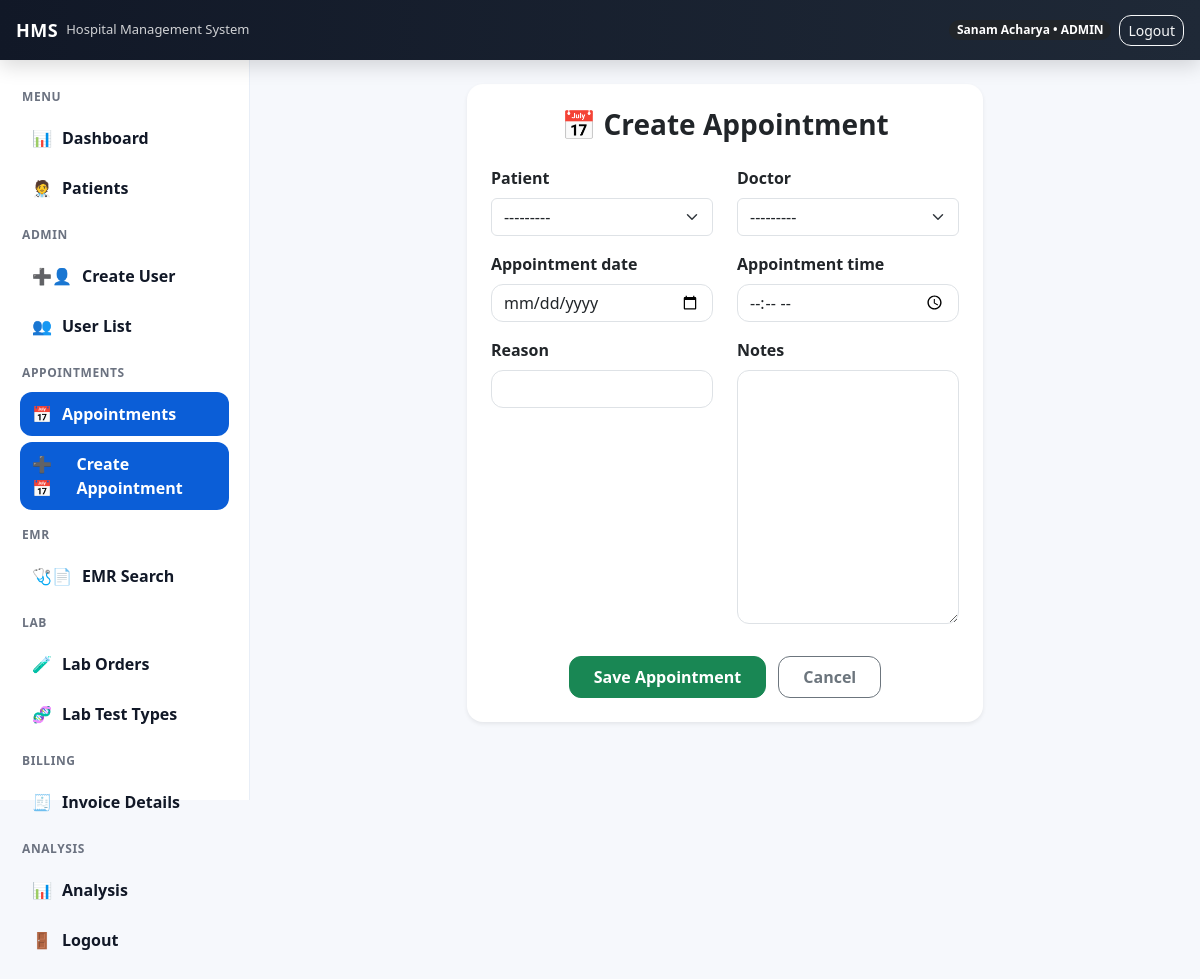
/appointments/create/ (signed in), run on the app's committed database.
### accounts/models.py (models this page shows, shortened)
class User(AbstractUser):
    class Role(models.TextChoices):
        ADMIN = 'ADMIN', 'Admin'
        DOCTOR = 'DOCTOR', 'Doctor'
        NURSE = 'NURSE', 'Nurse'
        RECEPTION = 'RECEPTION', 'Reception'
        LAB = 'LAB', 'Lab'
        PHARMACY = 'PHARMACY', 'Pharmacy'
        HR = 'HR', 'HR'
        CASHIER = "CASHIER", "Cashier"
        ACCOUNTANT = "ACCOUNTANT", "Accountant"
    full_name = models.CharField(max_length=150)
    phone_number = models.CharField(max_length=20, blank=True)
    email = models.EmailField(unique=True)
    role = models.CharField(max_length=20, choices=Role.choices, default=Role.RECEPTION)
    department = models.ForeignKey(
        Department, on_delete=models.SET_NULL, null=True, blank=True
    )
    specialization = models.ForeignKey(
        "Specialization",
        on_delete=models.SET_NULL,
        null=True,
        blank=True,
        related_name="doctors"
    )

class Patient(models.Model):
    patient_id = models.CharField(max_length=20, unique=True, editable=False)
    full_name = models.CharField(max_length=150)
    phone_number = models.CharField(max_length=20, blank=True)
    email = models.EmailField(blank=True, null=True)
    address = models.CharField(max_length=255, blank=True)
    gender = models.CharField(max_length=10, choices=[("MALE", "Male"), ("FEMALE", "Female"), ("OTHER", "Other")], blank=True)
    dob = models.DateField(blank=True, null=True)
    created_at = models.DateTimeField(auto_now_add=True)
    assigned_doctor = models.ForeignKey(
        settings.AUTH_USER_MODEL,
        on_delete=models.SET_NULL,
        null=True,
        blank=True,
        related_name="assigned_patients",
        limit_choices_to={"role": "DOCTOR"}
    )
    def __str__(self):
        return f"{self.patient_id} - {self.full_name}"

### accounts/views.py (the view)
# urls.py: path('appointments/create/', appointment_create_view, name='appointment_create'),
@login_required
@roles_required('ADMIN', 'RECEPTION')
def appointment_create_view(request):
    form = AppointmentForm(request.POST or None)
    if request.method == "POST" and form.is_valid():
        form.save()
        messages.success(request, "Appointment created successfully")
        return redirect("appointment_list")
    return render(request, "accounts/appointment_create.html", {"form": form})

### accounts/forms.py (shortened to what this page needs)
class AppointmentForm(forms.ModelForm):
    class Meta:
        model = Appointment
        fields = [
            'patient',
            'doctor',
            'appointment_date',
            'appointment_time',
            'reason',
            'notes',
        ]
        widgets = {
            "appointment_date": forms.DateInput(attrs={"type": "date"}),
            "appointment_time": forms.TimeInput(attrs={"type": "time"}),
        }

### templates/accounts/appointment_create.html (shortened to what this page needs)
{% extends "base.html" %}
{% block content %}
<div class="row justify-content-center">
    <div class="col-lg-8 col-xl-7">
        <div class="card p-4 shadow-sm border-0" style="border-radius:16px;">
            <h3 class="fw-bold mb-4 text-center">
                📅 Create Appointment
            </h3>
            <form method="post">
                <div class="row">
                    {% for field in form %}
                    <div class="col-md-6 mb-3">
                        <label class="form-label fw-semibold">
                            {{ field.label }}
                        </label>
                        {{ field }}
                    </div>
                    {% endfor %}
                </div>
                <div class="text-center mt-3">
                    <button class="btn btn-success px-4 py-2"
                            style="border-radius:12px;font-weight:600;">
                        Save Appointment
                    </button>
                    <a class="btn btn-outline-secondary px-4 py-2 ms-2"
                       style="border-radius:12px;font-weight:600;"
                       href="{% url 'appointment_list' %}">
                       Cancel
                    </a>
                </div>
            </form>
        </div>
    </div>
</div>
{% endblock %}

### templates/base.html (shortened to what this page needs)
{% load static %}
<!doctype html>
<html lang="en">
<head>
  <link href="https://cdn.jsdelivr.net/npm/bootstrap@5.3.3/dist/css/bootstrap.min.css" rel="stylesheet">
  <link rel="stylesheet" href="{% static 'css/style.css' %}">
</head>
<body class="hms-body">
  <header class="hms-topbar">
    <div class="container-fluid d-flex align-items-center justify-content-between px-3">
      <div class="d-flex align-items-center gap-2">
        <div class="hms-brand">HMS</div>
        <span class="hms-subtitle">Hospital Management System</span>
      </div>
      <div class="d-flex align-items-center gap-2">
        {% if user.is_authenticated %}
          <span class="badge rounded-pill text-bg-dark">
            {{ user.full_name }} • {{ user.role }}
          </span>
          <a class="btn btn-sm btn-outline-light" href="{% url 'logout' %}">Logout</a>
        {% else %}
          <a class="btn btn-sm btn-outline-light" href="{% url 'login' %}">Login</a>
        {% endif %}
      </div>
    </div>
  </header>
  <div class="hms-layout">
    {% if user.is_authenticated %}
      {% include "partials/sidebar.html" %}
    {% endif %}
    <main class="hms-main">
      <div class="container-fluid p-4">
        {% block content %}{% endblock %}
      </div>
    </main>
  </div>
</body>
</html>

### static/css/style.css (style rules this page uses)
html, body { height: 100%; }
.hms-body { background: #f6f8fc; margin: 0; font-family: system-ui, -apple-system, Segoe UI, Roboto, Arial, sans-serif; padding-top: 60px; }
.hms-topbar { height: 60px; background: linear-gradient(90deg, #111827, #1f2937); color: #fff; display: flex; align-items: center; position: fixed; top: 0; left: 0; right: 0; z-index: 9999; box-shadow: 0 6px 20px rgba(0,0,0,0.15); }
.hms-brand { font-weight: 800; letter-spacing: 0.5px; font-size: 18px; }
.hms-subtitle { font-size: 13px; opacity: 0.8; }
.hms-layout { display: flex; min-height: 100vh; }
.hms-main { flex: 1; height: calc(100vh - 60px); overflow: auto; }
.card { border: 0; border-radius: 16px; box-shadow: 0 10px 25px rgba(16, 24, 40, 0.07); }
.btn { border-radius: 12px; }
.form-control { border-radius: 12px; }

### data on the page
User: full_name "Sanam Acharya", role "ADMIN"
Patient: form "---------"

### other printed values
{{ field.label }} "Patient" "Doctor" "Appointment date" "Appointment time" "Reason" "Notes"
